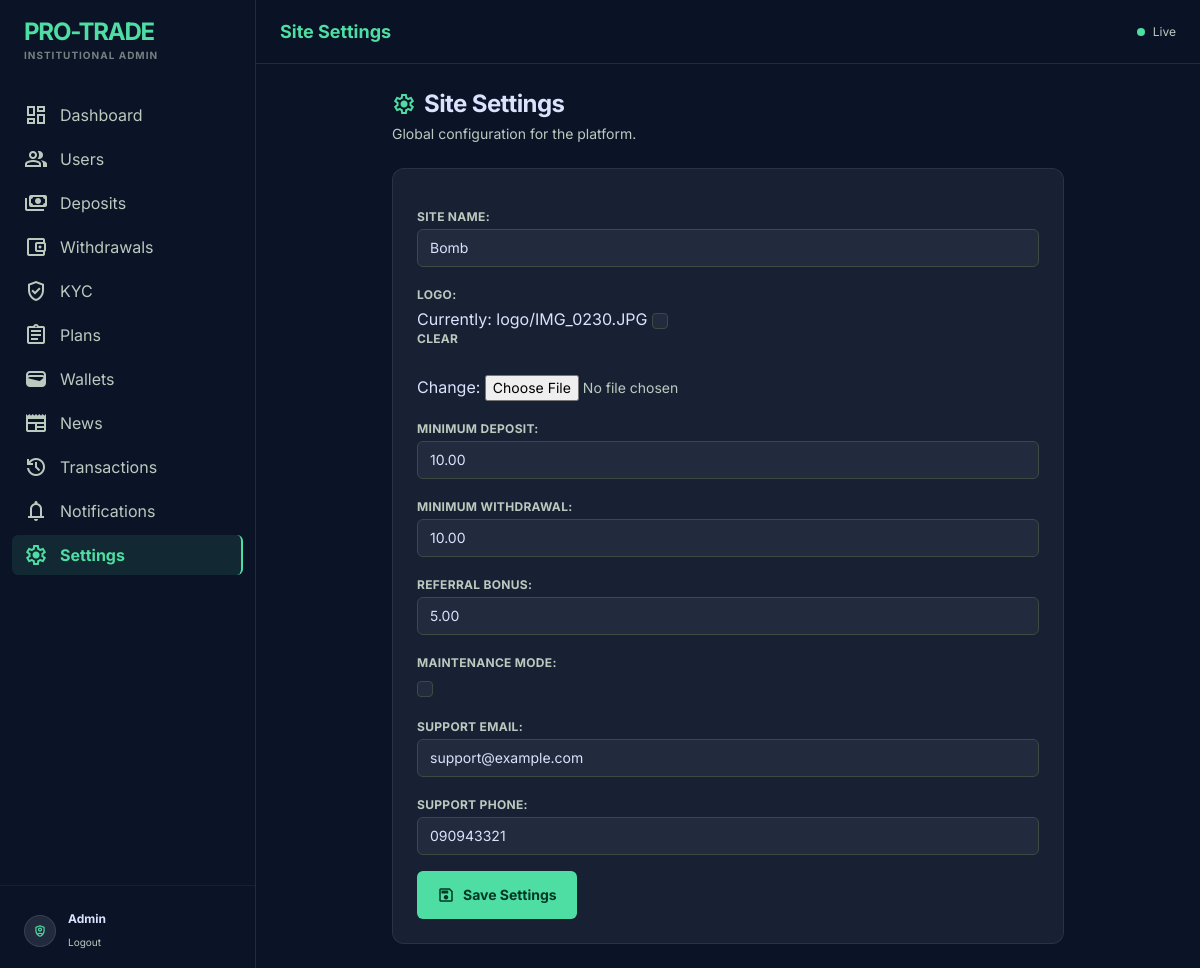
/panel/settings/ (signed in), run on an earlier commit of the app's database.
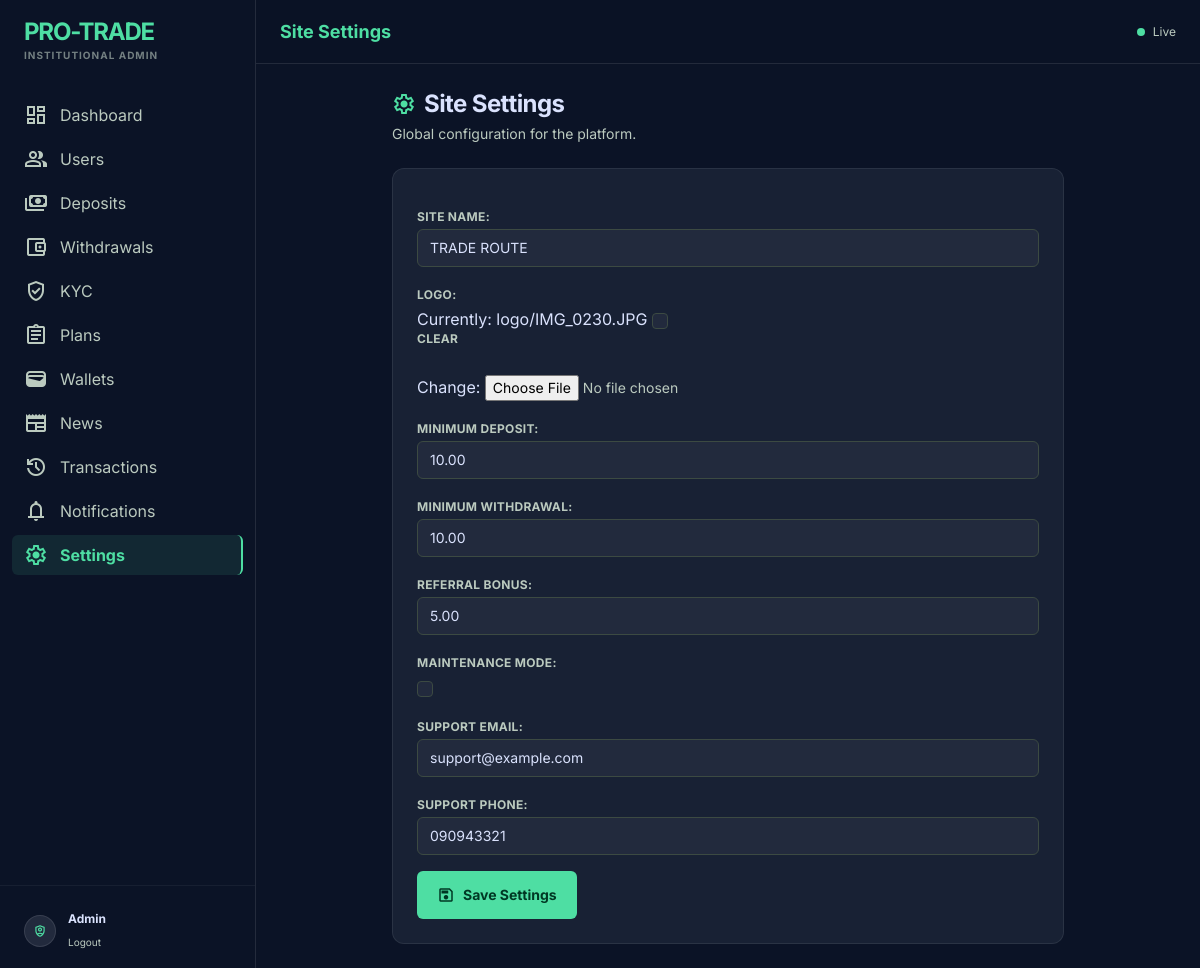
And on a later commit of the database.
### core/models.py (models this page shows)
class SiteSetting(models.Model):
    site_name = models.CharField(max_length=100)
    logo = models.ImageField(upload_to="logo/", blank=True, null=True)   # <-- add blank=True, null=True
    minimum_deposit = models.DecimalField(max_digits=20, decimal_places=2)
    minimum_withdrawal = models.DecimalField(max_digits=20, decimal_places=2)
    referral_bonus = models.DecimalField(max_digits=5, decimal_places=2)
    maintenance_mode = models.BooleanField(default=False)
    support_email = models.EmailField()
    support_phone = models.CharField(max_length=30)

### core/admin_views.py (the view)
# urls.py: path("panel/settings/", admin_views.admin_site_settings_view, name="admin_site_settings"),
@admin_required
def admin_site_settings_view(request):
    settings_obj, _ = SiteSetting.objects.get_or_create(
        pk=1, defaults={
            "site_name": "My Crypto Platform",
            "minimum_deposit": 10,
            "minimum_withdrawal": 10,
            "referral_bonus": 5,
            "support_email": "support@example.com",
            "support_phone": "",
        }
    )
    if request.method == "POST":
        form = SiteSettingForm(request.POST, request.FILES, instance=settings_obj)
        if form.is_valid():
            form.save()
            messages.success(request, "Site settings updated.")
            return redirect("core:admin_site_settings")
    else:
        form = SiteSettingForm(instance=settings_obj)
    return render(request, "core/admin/admin_site_settings.html", {"form": form})

### core/forms.py
class SiteSettingForm(forms.ModelForm):
    class Meta:
        model = SiteSetting
        fields = [
            "site_name", "logo", "minimum_deposit", "minimum_withdrawal",
            "referral_bonus", "maintenance_mode", "support_email", "support_phone",
        ]

### core/context_processors.py (called while the page is built)
def site_settings(request):
    return {"site_settings": SiteSetting.objects.first()}

def notifications_badge(request):
    if request.user.is_authenticated:
        count = Notification.objects.filter(user=request.user, is_read=False).count()
    else:
        count = 0
    return {"unread_notifications_count": count}

### core/templates/core/admin/admin_site_settings.html (shortened to what this page needs)
{% extends "core/admin/admin_base.html" %}
{% block page_title %}Site Settings{% endblock %}
{% block content %}
<div class="max-w-2xl mx-auto flex flex-col gap-6">
  <div>
    <h1 class="text-2xl font-bold text-on-surface tracking-tight flex items-center gap-2">
      <span class="material-symbols-outlined text-primary">settings</span>Site Settings
    </h1>
    <p class="text-sm text-on-surface-variant mt-1">Global configuration for the platform.</p>
  </div>
  <div class="glass-panel rounded-xl p-6">
    <form method="post" enctype="multipart/form-data" class="space-y-4">
      <div class="[&_select]:bg-surface-container-high [&_select]:border-outline-variant [&_select]:text-on-surface [&_select]:rounded-md [&_select]:text-sm [&_select]:w-full
                  [&_input[type=text]]:bg-surface-container-high [&_input[type=text]]:border-outline-variant [&_input[type=text]]:text-on-surface [&_input[type=text]]:rounded-md [&_input[type=text]]:text-sm [&_input[type=text]]:w-full
                  [&_input[type=email]]:bg-surface-container-high [&_input[type=email]]:border-outline-variant [&_input[type=email]]:text-on-surface [&_input[type=email]]:rounded-md [&_input[type=email]]:text-sm [&_input[type=email]]:w-full
                  [&_input[type=number]]:bg-surface-container-high [&_input[type=number]]:border-outline-variant [&_input[type=number]]:text-on-surface [&_input[type=number]]:rounded-md [&_input[type=number]]:text-sm [&_input[type=number]]:w-full
                  [&_input[type=url]]:bg-surface-container-high [&_input[type=url]]:border-outline-variant [&_input[type=url]]:text-on-surface [&_input[type=url]]:rounded-md [&_input[type=url]]:text-sm [&_input[type=url]]:w-full
                  [&_input[type=checkbox]]:rounded [&_input[type=checkbox]]:border-outline-variant [&_input[type=checkbox]]:text-primary [&_input[type=checkbox]]:bg-surface-container-high
                  [&_input[type=file]]:text-on-surface-variant [&_input[type=file]]:text-sm
                  [&_textarea]:bg-surface-container-high [&_textarea]:border-outline-variant [&_textarea]:text-on-surface [&_textarea]:rounded-md [&_textarea]:text-sm [&_textarea]:w-full
                  [&_label]:text-xs [&_label]:font-bold [&_label]:text-on-surface-variant [&_label]:uppercase [&_label]:tracking-wide [&_label]:mb-1 [&_label]:block
                  [&_p]:mb-5 [&_p:last-child]:mb-0
                  [&_hr]:border-white/10 [&_hr]:my-6">
        {{ form.as_p }}
      </div>
      <button type="submit"
              class="w-full sm:w-auto inline-flex items-center justify-center gap-2 bg-primary text-on-primary font-bold text-sm px-5 py-2.5 rounded-md hover:brightness-110 transition-all">
        <span class="material-symbols-outlined text-lg">save</span>Save Settings
      </button>
    </form>
  </div>
</div>
{% endblock %}

What changed in the data, as far as the page shows it:
changed SiteSetting "support@example.com": site_name "Bomb" → "TRADE ROUTE"
